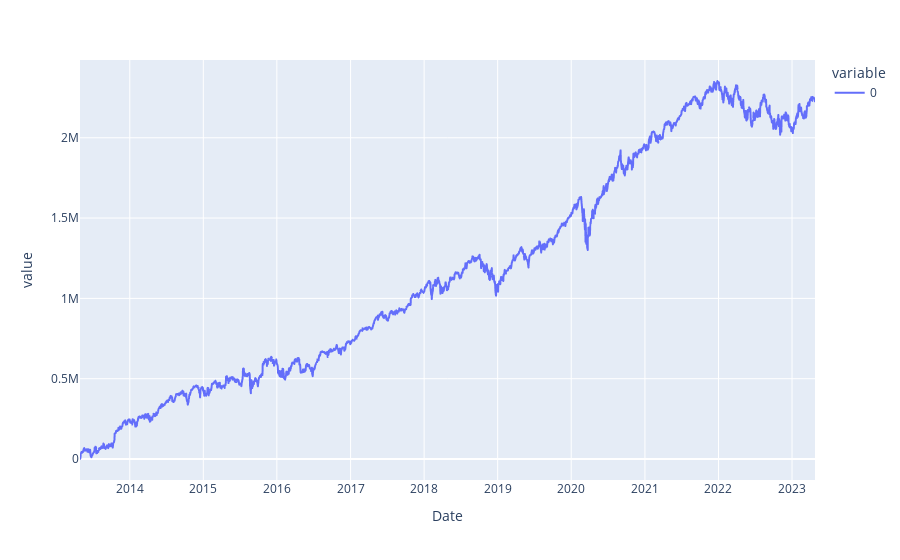

The code cell stored with this chart in its notebook:
### Code cell
portfolio.profit.cumsum().plot()

### Figure 1 — Plotly figure (JSON) as saved in the notebook; plotly's stock layout.template omitted (floating-point values rounded to 4 significant figures; data arrays with more than 128 entries replaced by an {"elided": "..."} marker saying what was removed)
{"data": [{"hovertemplate": "variable=0<br>Date=%{x}<br>value=%{y}<extra></extra>", "legendgroup": "0", "line": {"color": "#636efa", "dash": "solid"}, "marker": {"symbol": "circle"}, "mode": "lines", "name": "0", "showlegend": true, "type": "scattergl", "x": {"elided": "2516 str values"}, "xaxis": "x", "y": {"elided": "2516 float values"}, "yaxis": "y"}], "layout": {"autosize": true, "legend": {"title": {"text": "variable"}, "tracegroupgap": 0}, "margin": {"t": 60}, "xaxis": {"anchor": "y", "autorange": true, "domain": [0, 1], "range": ["2013-04-29", "2023-04-25"], "title": {"text": "Date"}, "type": "date"}, "yaxis": {"anchor": "x", "autorange": true, "domain": [0, 1], "range": [-130700.0, 2484000.0], "title": {"text": "value"}, "type": "linear"}}}
